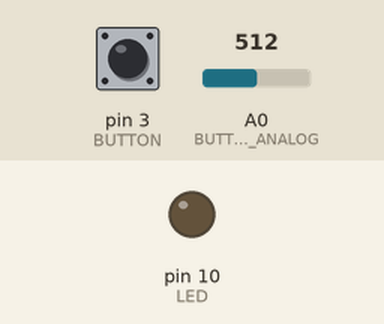
Recording of a sketch running on a simulated Arduino Uno, built with avr-gcc and run on an emulated ATmega328P. Parts: output pins drawn as LEDs (lit = HIGH). Dashed ring = blinking. Inputs (shaded band) come from the test bench; at power-on: pin 3 (BUTTON) HIGH, A0 (BUTTON_ANALOG) = 512. What the sketch prints to the serial monitor is not drawn.

Above: at 1.2 s.
1.3 s: pin 3 (BUTTON) pulled LOW for 0.15 s
At 1.7 s:
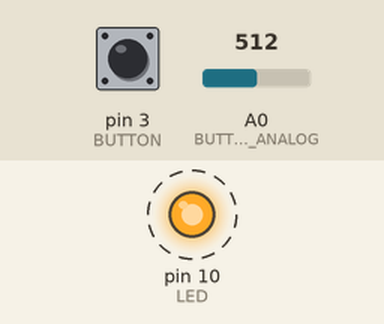
4.4 s: pin 3 (BUTTON) pulled LOW for 1 s
6.9 s: pin 3 (BUTTON) pulled LOW for 3.2 s
At 7.3 s:
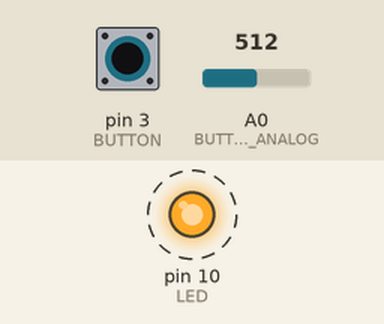
Timing chart, 0 to 17.6 s (numbered marks = the images above; inputs shaded):
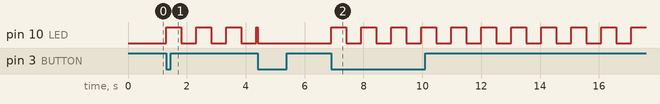

Measured:
- after the input at 1.3 s, pin 10 (LED): alternates HIGH for 0.51 s and LOW for 0.51 s, starting at once
- after the input at 6.9 s, pin 10 (LED): alternates HIGH for 0.51 s and LOW for 0.51 s, starting at once

The sketch:

Ex2.ino
```cpp
#define LED 10   //Pino do led
#define BUTTON 3 // Pino do Botão
#define BUTTON_ANALOG A0
#define DIF_MILLIS 500  //Delay do "pisca pisca"

bool estado_led;  //Guarda o valor de output para o led
volatile bool estado_piscapisca; //Guarda o valor de permissão para ativar o "pisca pisca"
int valor_analog_botao;
long millis_atual;  //millis lido no momento atual
long millis_inicioCiclo;  //millis lido no inicio de um ciclo de "pisca pisca"

void setup() {
  //Define os pinModes
  pinMode(LED, OUTPUT);
  pinMode(BUTTON, INPUT);

  //Estado inicial do led e "pisca pisca"
  estado_led = false;
  estado_piscapisca = false;
  valor_analog_botao = 0;
  millis_atual = 0;
  millis_inicioCiclo = 0;

  //Define params de comunicação serie
  Serial.begin(9600);

  //Interrupção
  attachInterrupt(digitalPinToInterrupt(BUTTON), mudaEstado, FALLING);
}


void loop() {
  millis_atual = millis(); //guarda o millis atual
  valor_analog_botao = analogRead(BUTTON_ANALOG);
  Serial.println(valor_analog_botao); //Envia pela porta serie a leitura do pino analogico

  if(estado_piscapisca == true ){ //"pisca pisca" ativado

    if((millis_atual - millis_inicioCiclo) > DIF_MILLIS){ //Se o millis atual for maior que o millis de inicio de ciclo troca o estado do led
      estado_led = !estado_led; //troca o estado do led
      millis_inicioCiclo = millis(); //guarda o millis de inicio de ciclo
    }

  } else {  //"pisca pisca" desativado

    estado_led = LOW; //Desliga o led
    millis_inicioCiclo = 0; //passa o millis de inicio de ciclo para não haver conflitos com ordens de mudança muito rápidas

  }

  //Escreve o valor do estado do led
  digitalWrite(LED, estado_led);

}

void mudaEstado(){
  estado_piscapisca = !estado_piscapisca;
}
```
